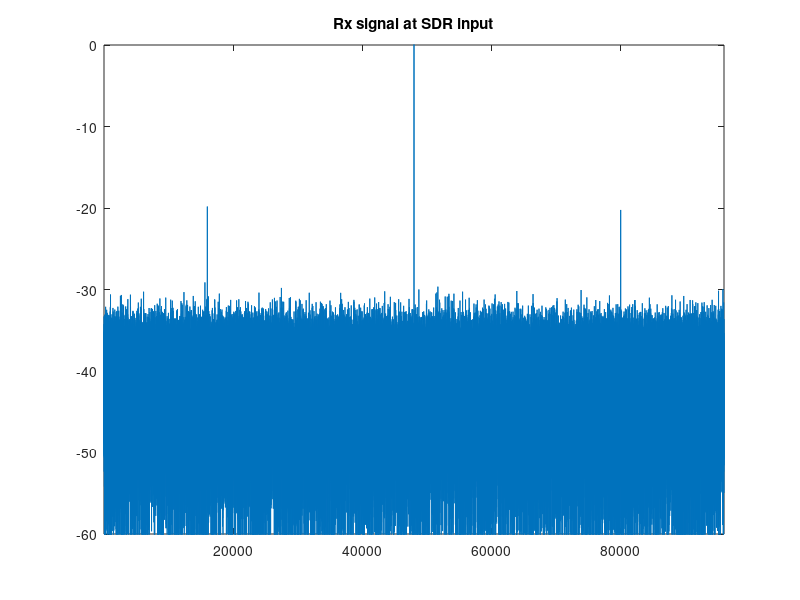
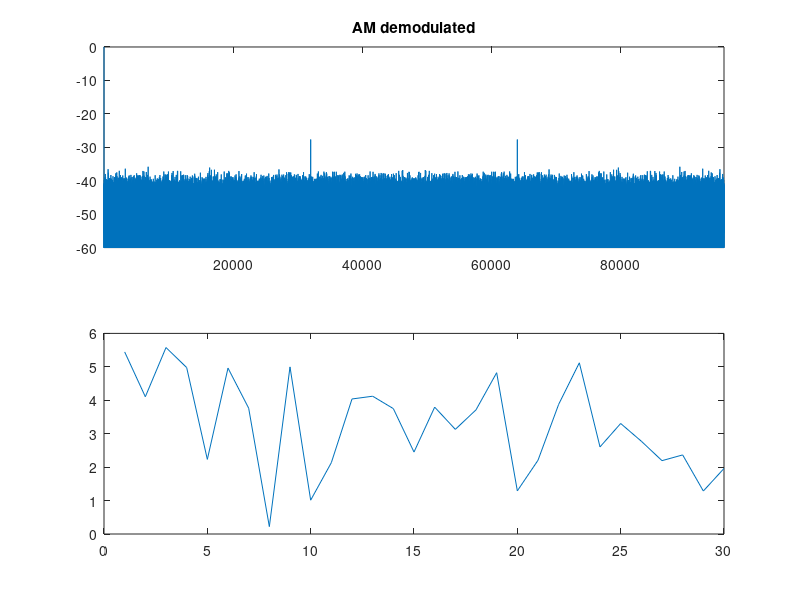

The MATLAB script that drew these images, in order:
% df_mixer.m
%
% David Rowe October 2015
%
% Experimental direction fing using a mixer to FDM signals from two
% antennas.  This simulation tests estimation of phase and freq of 
% mixer LO.
%
% [ ] any block size, dft size, Fs
% [ ] stats for repeated tests
% [ ] add modulation

randn('state',1);

f     = 48E3;   % signal frequency
flo   = 32E3;   % LO frequency
m     = 0.1;    % modulation index, how far each sideband is down wrt carrier (0.1 == 20dB)
phi   = pi/4;   % LO phase
Fs    = 96E3;   % sample rate
CNodB = 40;     % C/No of carrier, which dominates power
                % Around C/No = 50dB is min for FM (12dB-ish SINAD)
N     = Fs;     % processing block size

% BW is Fs Hz.  No=(total noise power Nt)/Fs. N=noise power=variance of noise source
% C = carrier power = 1
% CNo = C/No = 1/(Nt/Fs), therefore var = Nt = Fs/CNo

CNo = 10^(CNodB/10);
var = Fs/CNo;

t=0:N-1;

% tx signal

tx = exp(j*t*2*pi*f/Fs); 

% simulate rx signals at antenna 1 and 2 by adding noise.  Note signal
% at antenna 2 is phase shifted

ant1 = tx + sqrt(var/2)*randn(1,N) + j*sqrt(var/2)*randn(1,N);
ant2 = tx*exp(j*phi) + sqrt(var/2)*randn(1,N) + j*sqrt(var/2)*randn(1,N);

% ant2 passed through mixer, that attenuates signal quite a bit and
% has poor (0dB) carrier supression at UHF

ant2_mix = m*(ant2 .* (1 + 2*cos(t*2*pi*flo/Fs + phi)));

% sum the two signals, to get the overal signal that the SDR samples

rx = ant1 + ant2_mix;

% Turns out a carrier with two sidebands looks at lot like AM.  That
% was a lucky break! So lets simply envelope detect it.

d = abs(rx);
D = (1/N)*fft(d);

figure(1);
clf;
plot((1:N)*Fs/N, 20*log10(abs((1/N)*fft(rx))));
axis([1 Fs -60 0])
title('Rx signal at SDR input');

figure(2);
clf;
subplot(211)
plot((1:N)*Fs/N, 20*log10(abs(D)))
axis([1 Fs -60 0])
title('AM demodulated');
subplot(212)
plot(d(1:10*Fs/flo))


% search for maxima due to LO/sidebands.  We need a search range to
% avoid big DC component

st = round(0.9*N*flo/Fs);
en = round(1.1*N*flo/Fs);
[mx mx_ind] = max(abs(D(st:en)));
phi_est = angle(D(st-1+mx_ind));
st
en
mx_ind
mx
abs(D(st-1+mx_ind))
D(st-1+mx_ind-1:st-1+mx_ind+1)
printf("N: %d C/No (dB): %2.0f dB C/No (lin): %3.1f var: %f\n", N, CNodB, CNo, var);
printf("phi: %4.3f phi: %4.3f\n", phi, phi_est);
